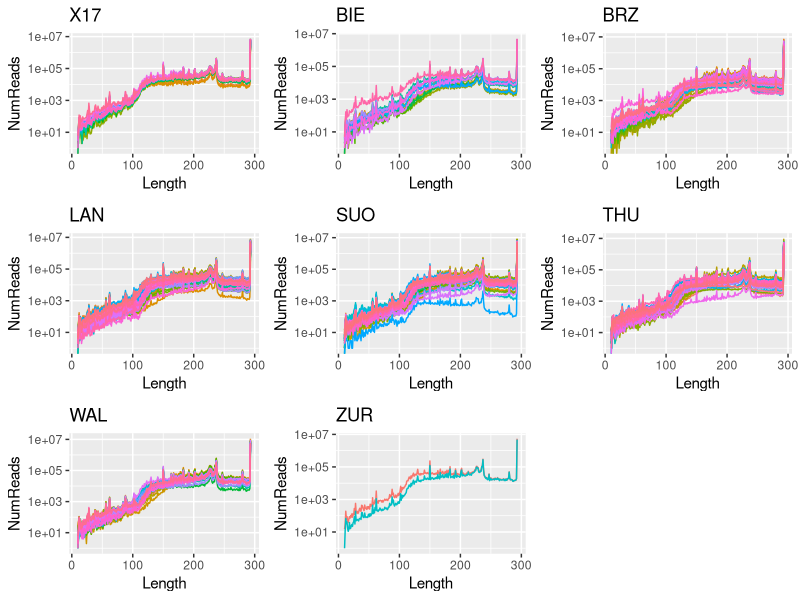
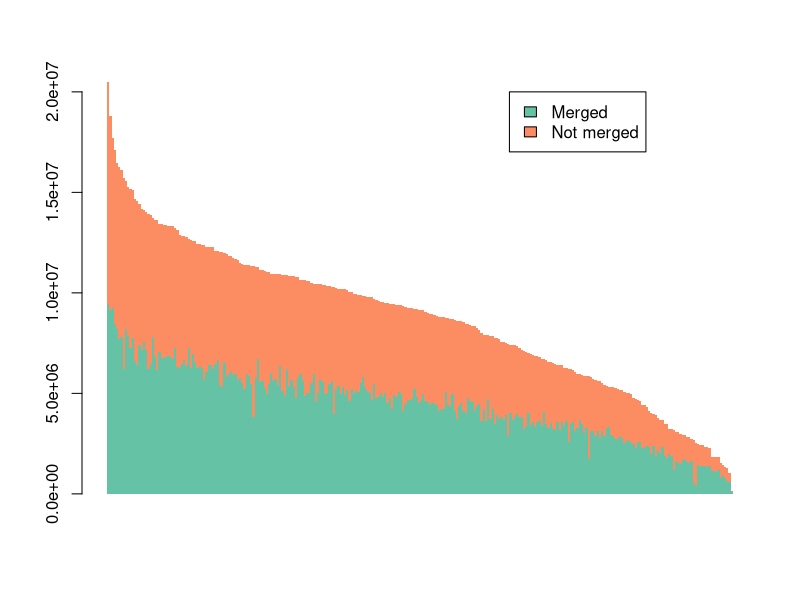
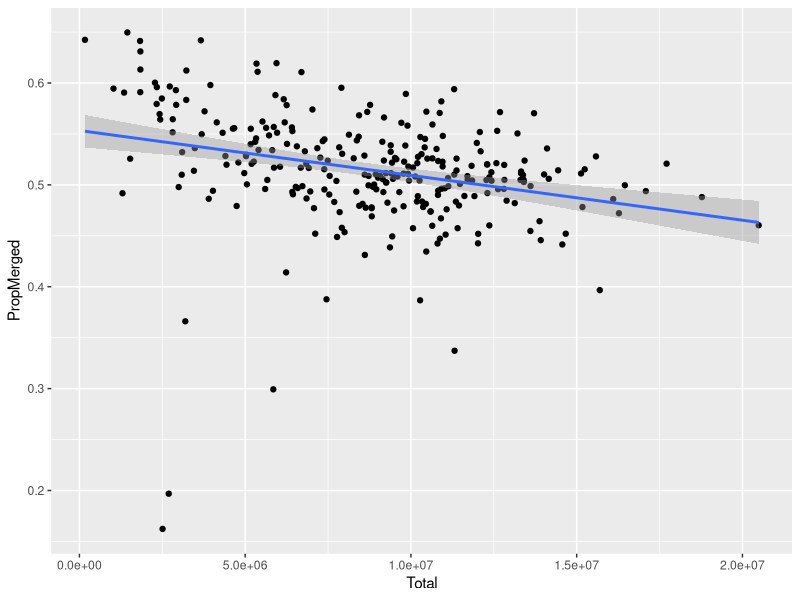

These figures' R source, in order:
## ---- chunk 1
knitr::opts_chunk$set(echo = TRUE)
## ---- chunk 2
library(tidyr)
library(gridExtra)
library(ggplot2)
LengthHist <- read.table('merged.stats.txt', header = TRUE)
LongHist <- pivot_longer(LengthHist, 2:281, names_to = 'Sample', values_to = 'NumReads')
Filters <- lapply(unique(substr(LongHist$Sample, 1, 3)),
                  function(x) startsWith(LongHist$Sample, x))
names(Filters) <- unique(substr(LongHist$Sample, 1, 3))

plots <- lapply(names(Filters),
                function(x) {
                   ggplot(LongHist[Filters[[x]],],
                          aes(x=Length, y=NumReads, color=Sample)) +
                      geom_line() + scale_y_log10() + guides(color = 'none') +
                      ggtitle(x)})
grid.arrange(grobs = plots, nrow = 3)
## ---- chunk 3
library(RColorBrewer)
Merging <- data.frame(
   Sample = names(LengthHist)[2:281],
   Merged = colSums(LengthHist[1:(dim(LengthHist)[1] - 1), 2:281]),
   Paired = as.numeric(LengthHist[dim(LengthHist)[1], 2:281]),
   Total  = colSums(LengthHist[, 2:281])
)
barplot(t(as.matrix(Merging[order(Merging$Total, decreasing = TRUE), 2:3])),
        xaxt = 'n', border = NA, space = 0,
        col = brewer.pal(3, 'Set2')[c(1,2)])
legend(180, 2e+07, c('Merged', 'Not merged'), fill = brewer.pal(3, 'Set2')[c(1,2)])

Merging$PropMerged <- Merging$Merged / Merging$Total
ggplot(Merging, aes(x = Total, y = PropMerged)) + geom_point() + geom_smooth(method = 'lm')
## ---- chunk 4
sessionInfo()
